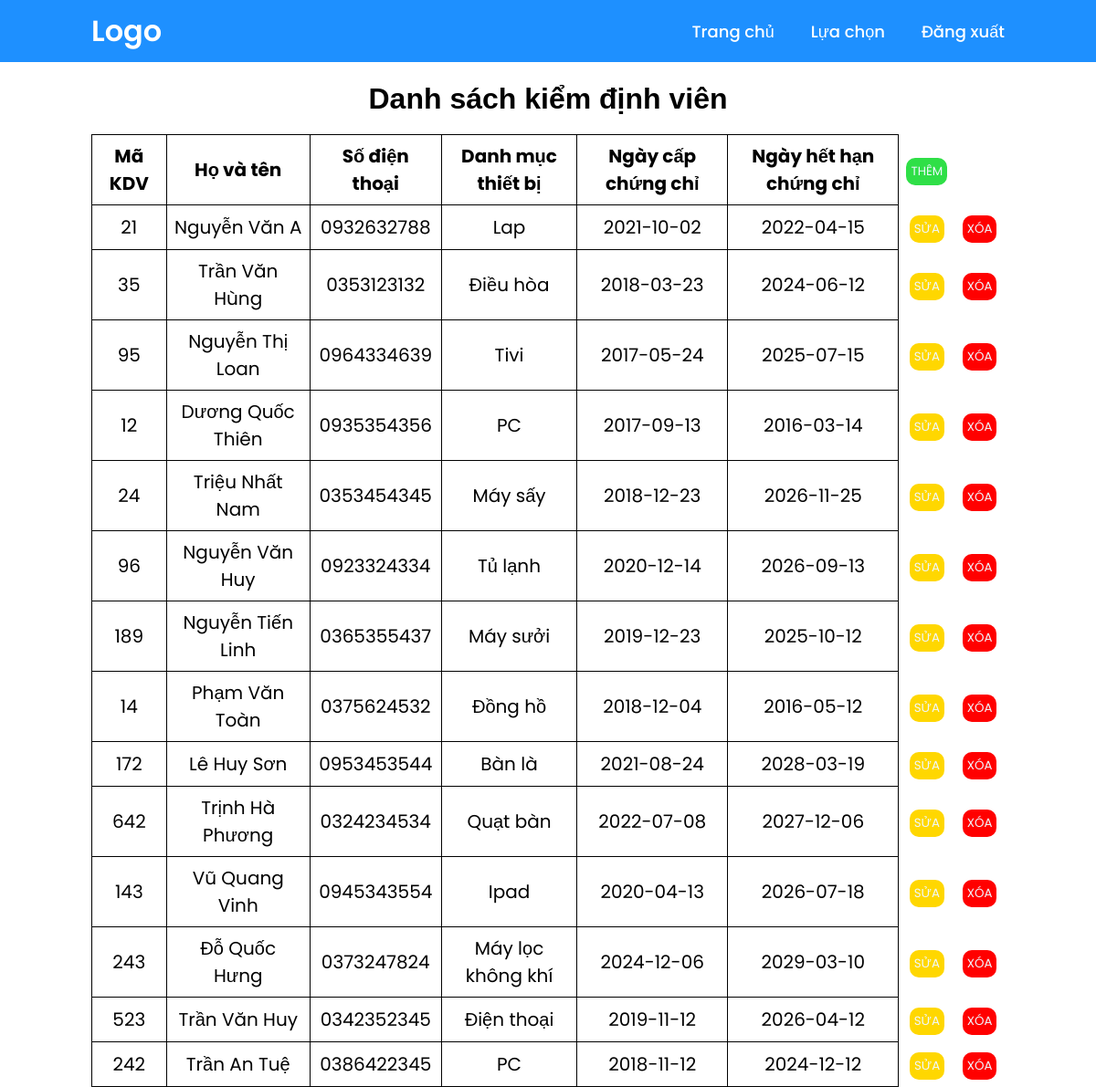
Page /list_inspector on the committed database.
### tables this page shows
CREATE TABLE KIEMDINHVIEN (
	ma_kdv INT PRIMARY KEY,
	ho_ten NVARCHAR(50),
	so_dien_thoai CHAR(15),
	danh_muc_thiet_bi NVARCHAR(50),
	ngay_cap_chung_chi DATE,
	ngay_het_han_chung_chi DATE
);

### app.py (the view)
@app.route('/list_inspector')
def list_inspector():
    con = sqlite3.connect("KIEMDINH.db")
    con.row_factory = sqlite3.Row
    cur = con.cursor()
    cur.execute("SELECT  * FROM KIEMDINHVIEN  ")
    rows = cur.fetchall()
    con.close()
    return render_template("list_inspector.html",rows=rows)

### templates/list_inspector.html (shortened to what this page needs)
{% extends "user.html" %}
{% block content %}
        <h1 id="header">Danh sách kiểm định viên</h1>
        <table style="border: none;">
            <thead>
                <td><strong>Mã KDV</strong></td>
                <td><strong>Họ và tên</strong></td>
                <td><strong>Số điện thoại</strong></td>
                <td><strong>Danh mục thiết bị </strong></td>
                <td><strong>Ngày cấp chứng chỉ</strong></td>
                <td><strong>Ngày hết hạn chứng chỉ</strong></td>
                <td style="border: none;"><strong>
                    <form action="{{url_for('ins_enaddrec')}}" method="POST">
                        <input type="submit" value="THÊM" style="background-color: rgb(47, 223, 71); color: aliceblue; padding: 5px; border: none; border-radius: 10px;">
                    </form>
                </strong></td>
            </thead>
            {% for row in rows %}
            <tr>
                <td>{{ row["ma_kdv"] }}</td>
                <td>{{ row["ho_ten"] }}</td>
                <td> {{ row["so_dien_thoai"]}}</td>
                <td>{{ row["danh_muc_thiet_bi"]}}</td>
                <td>{{ row["ngay_cap_chung_chi"]}}</td>
                <td>{{ row["ngay_het_han_chung_chi"]}}</td>
                <td style="border: none;"><form action="{{url_for('edit_ins')}}" method="POST"><input type="hidden" name="id" value="{{ row['ma_kdv'] }}"><input type="submit" value="SỬA" style="background-color:#FFD700; color: aliceblue; padding: 5px; border: none; border-radius: 10px;"></form> </td>
                <td style="border: none;"><form onsubmit="return confirm('Are you sure you want to DELETE this Student from the Database?');" action="{{url_for('delete_ins')}}" method="POST"><input type="hidden" name="id" value="{{ row['ma_kdv'] }}"><input type="submit" value="XÓA" style="background-color: red; color: aliceblue; padding: 5px; border: none; border-radius: 10px;"></form> </td>
            </tr>
            {% endfor %}
        </table>
{% endblock %}

### static/style.css (style rules this page uses)
* { padding: 0; margin: 0; box-sizing: border-box; font-family: "Poppins", sans-serif; }
body { min-height: 100vh; }

### templates/list_inspector.html (style rules this page uses)
table { width: 100%; border-collapse: collapse; max-width: 1000px; margin: auto; }
th, td { padding: 8px; text-align: center; border: 1px solid black; }
td { font-size: 20px; }
#header { text-align: center; font-family:Arial, Helvetica, sans-serif; padding: 20px 0px; }

### rows in the picture
KIEMDINHVIEN: ma_kdv "21", ho_ten "Nguyễn Văn A", so_dien_thoai "0932632788", danh_muc_thiet_bi "Lap", ngay_cap_chung_chi "2021-10-02", ngay_het_han_chung_chi "2022-04-15"
KIEMDINHVIEN: ma_kdv "35", ho_ten "Trần Văn Hùng", so_dien_thoai "0353123132", danh_muc_thiet_bi "Điều hòa", ngay_cap_chung_chi "2018-03-23", ngay_het_han_chung_chi "2024-06-12"
KIEMDINHVIEN: ma_kdv "95", ho_ten "Nguyễn Thị Loan", so_dien_thoai "0964334639", danh_muc_thiet_bi "Tivi", ngay_cap_chung_chi "2017-05-24", ngay_het_han_chung_chi "2025-07-15"
KIEMDINHVIEN: ma_kdv "12", ho_ten "Dương Quốc Thiên", so_dien_thoai "0935354356", danh_muc_thiet_bi "PC", ngay_cap_chung_chi "2017-09-13", ngay_het_han_chung_chi "2016-03-14"
KIEMDINHVIEN: ma_kdv "24", ho_ten "Triệu Nhất Nam", so_dien_thoai "0353454345", danh_muc_thiet_bi "Máy sấy", ngay_cap_chung_chi "2018-12-23", ngay_het_han_chung_chi "2026-11-25"
KIEMDINHVIEN: ma_kdv "96", ho_ten "Nguyễn Văn Huy", so_dien_thoai "0923324334", danh_muc_thiet_bi "Tủ lạnh", ngay_cap_chung_chi "2020-12-14", ngay_het_han_chung_chi "2026-09-13"
KIEMDINHVIEN: ma_kdv "189", ho_ten "Nguyễn Tiến Linh", so_dien_thoai "0365355437", danh_muc_thiet_bi "Máy sưởi", ngay_cap_chung_chi "2019-12-23", ngay_het_han_chung_chi "2025-10-12"
KIEMDINHVIEN: ma_kdv "14", ho_ten "Phạm Văn Toàn", so_dien_thoai "0375624532", danh_muc_thiet_bi "Đồng hồ", ngay_cap_chung_chi "2018-12-04", ngay_het_han_chung_chi "2016-05-12"
KIEMDINHVIEN: ma_kdv "172", ho_ten "Lê Huy Sơn", so_dien_thoai "0953453544", danh_muc_thiet_bi "Bàn là", ngay_cap_chung_chi "2021-08-24", ngay_het_han_chung_chi "2028-03-19"
KIEMDINHVIEN: ma_kdv "642", ho_ten "Trịnh Hà Phương", so_dien_thoai "0324234534", danh_muc_thiet_bi "Quạt bàn", ngay_cap_chung_chi "2022-07-08", ngay_het_han_chung_chi "2027-12-06"
KIEMDINHVIEN: ma_kdv "143", ho_ten "Vũ Quang Vinh", so_dien_thoai "0945343554", danh_muc_thiet_bi "Ipad", ngay_cap_chung_chi "2020-04-13", ngay_het_han_chung_chi "2026-07-18"
KIEMDINHVIEN: ma_kdv "243", ho_ten "Đỗ Quốc Hưng", so_dien_thoai "0373247824", danh_muc_thiet_bi "Máy lọc không khí", ngay_cap_chung_chi "2024-12-06", ngay_het_han_chung_chi "2029-03-10"
KIEMDINHVIEN: ma_kdv "523", ho_ten "Trần Văn Huy", so_dien_thoai "0342352345", danh_muc_thiet_bi "Điện thoại", ngay_cap_chung_chi "2019-11-12", ngay_het_han_chung_chi "2026-04-12"
KIEMDINHVIEN: ma_kdv "242", ho_ten "Trần An Tuệ", so_dien_thoai "0386422345", danh_muc_thiet_bi "PC", ngay_cap_chung_chi "2018-11-12", ngay_het_han_chung_chi "2024-12-12"
